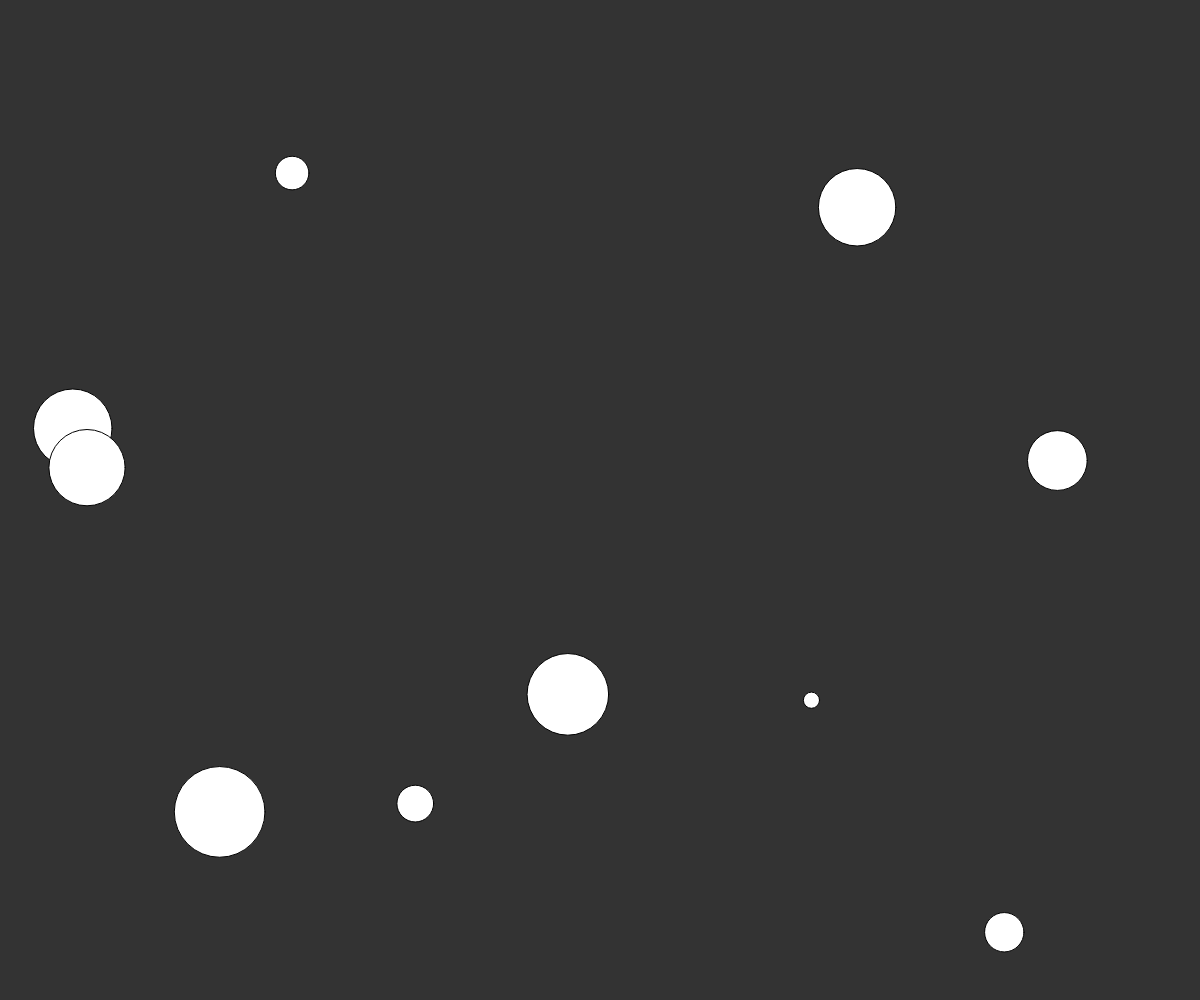
Frame 1 (no input)
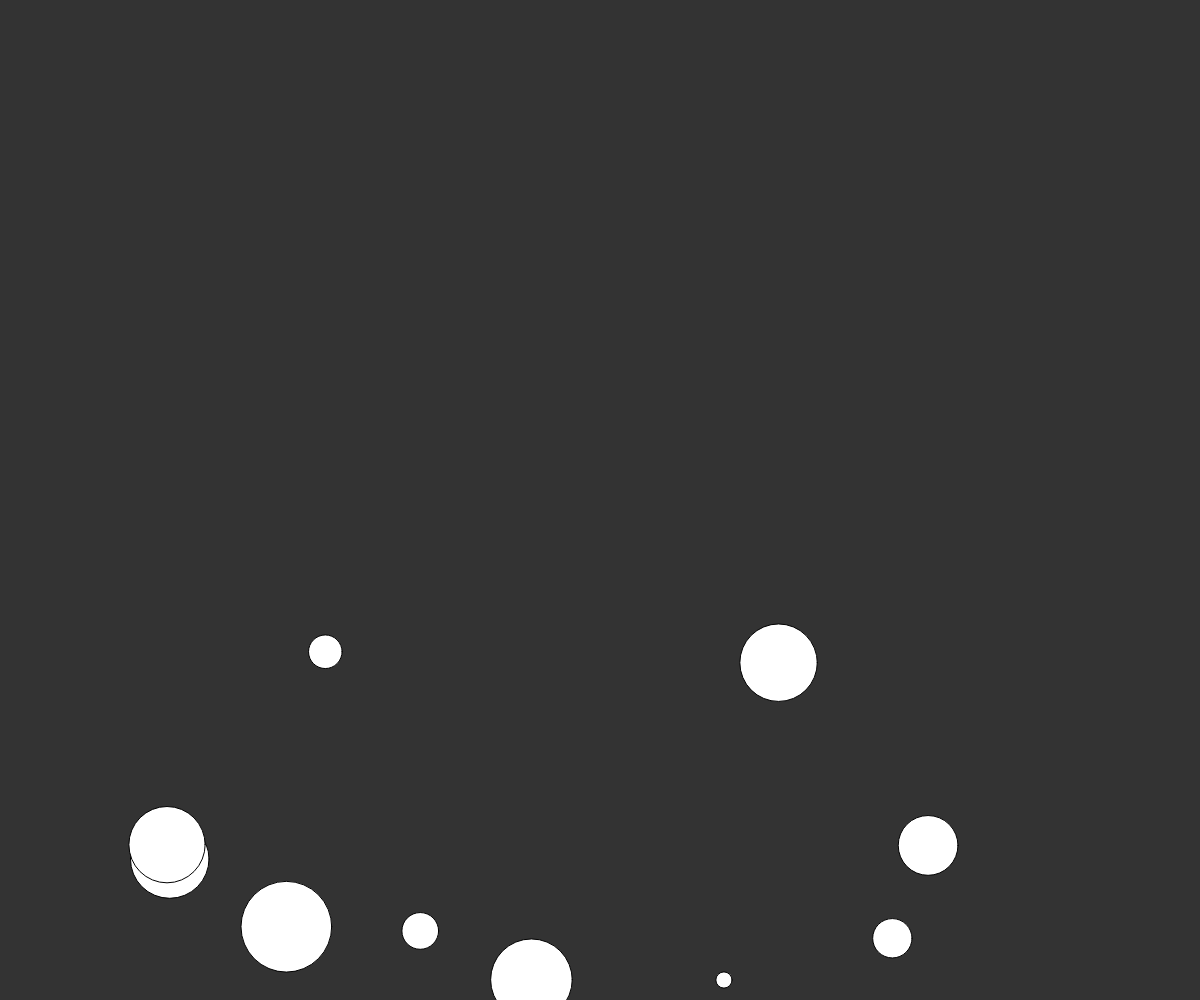
Frame 60 (no input)
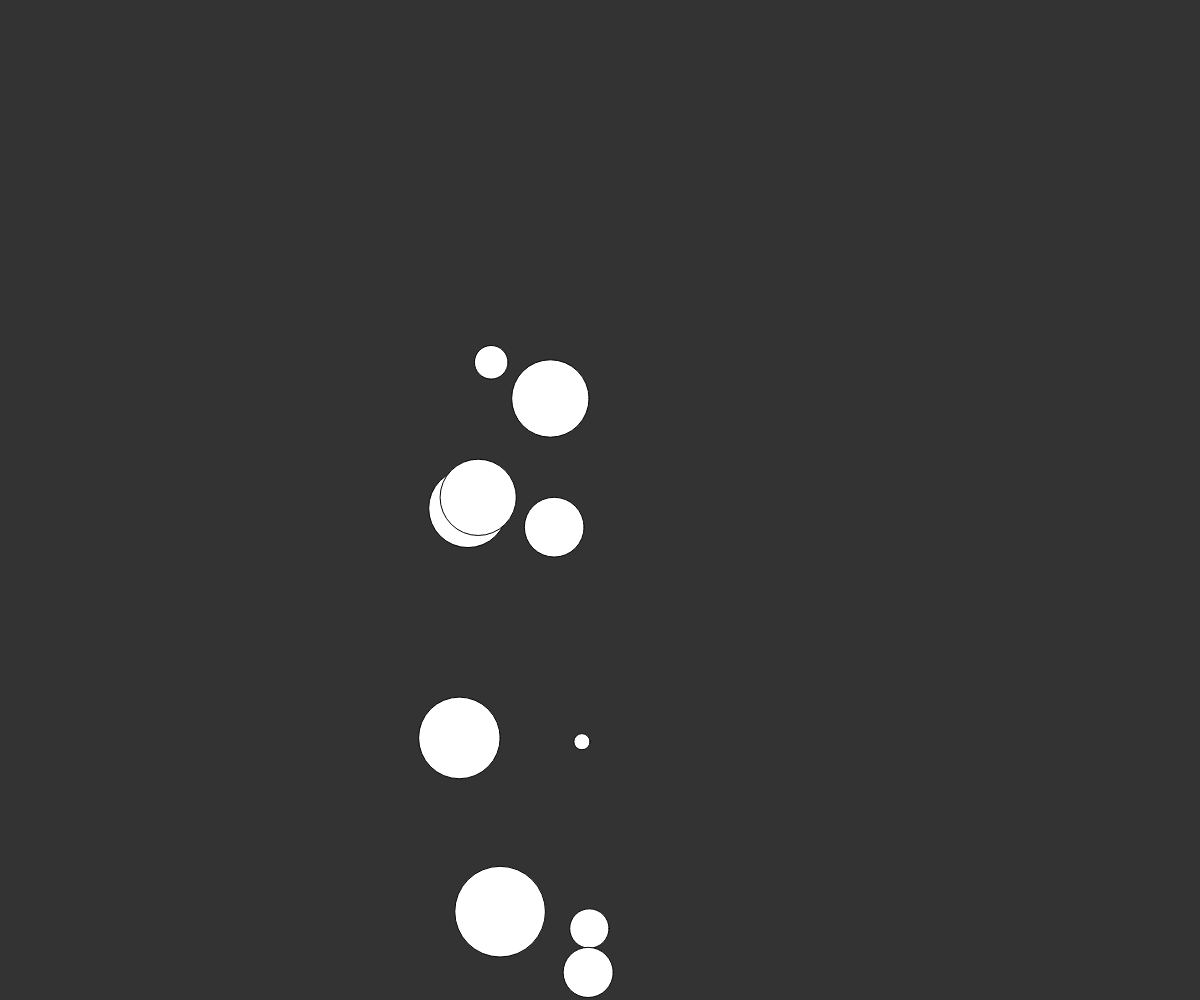
Frame 120 (the mouse pressed at the canvas centre since frame 60)

The p5.js sketch that drew these frames (run headless with seeded random() and noise() and a simulated clock; from frame 60 on, the mouse is pressed at the canvas centre):

// p5.js sketch
// ── sketch.js
const particles = [];
let particleAmount = 10;
let vehicle;

function setup () {
	createCanvas(window.innerWidth, window.innerHeight);
	let i = 0;
	for (i; i < particleAmount; i++) {
		particles[i] = new Particle({
			x: random(width),
			y: random(height),
			mass: random(1, 10),
		})
	}

	//vehicle = new Vehicle({
	//	x: random(width),
	//	y: random(height),
	//	mass: 3,
	//	maxSpeed: 5,
	//	maxForce: 0.2,
	//})
}

function mousePressed (event) {
	particles.push(new Particle({x: mouseX, mass: random(1, 10), y: mouseY}))
	particleAmount = particles.length;
}

function keyPressed (event) {
	console.log(event);

	if (event.key === 'Enter') {
		particles.splice(0, 1);
		particleAmount = particles.length;
	}
}

function draw () {
	background(51);

	//const mouse = createVector(mouseX, mouseY);
	//vehicle.seek(mouse);
	//vehicle.update();
	//vehicle.display();

	let i = 0;
	const wind = createVector(0.1, 0);

	for (i; i < particleAmount; i++) {
		const gravity = createVector(0, 0.2 * particles[i].mass);
		particles[i].applyForce(gravity);

		if (mouseIsPressed) {
			particles[i].applyForce(wind);
		}

		let j = 0;
		for (j; j < particleAmount; j++) {
			if (i !== j) {
				const attractionForce = particles[j].calculateAttraction(particles[i]);
				particles[i].applyForce(attractionForce);
			}
		}


		particles[i].update();
		particles[i].edges();
		particles[i].display();
	}
}

// ── particle.js
function Particle({x, y, mass}) {
	this.pos = createVector(x, y);
	this.vel = createVector(0, 0);
	this.acc = createVector(0, 0);
	this.mass = mass;

	this.applyForce = (force) => {
		let f = p5.Vector.div(force, this.mass);
		this.acc.add(f);
	};

	this.update = () => {
		this.vel.add(this.acc);
		this.pos.add(this.vel);
		this.acc.set(0, 0);
	};

	this.display = () => {
		fill(255);
		ellipse(this.pos.x, this.pos.y, this.mass*10, this.mass*10);
	};

	this.edges = () => {
		if (this.pos.y > height) {
			this.vel.y *= -1;
			this.pos.y = height;
		}
		if (this.pos.y < 0) {
			this.vel.y *= -1;
			this.pos.y = 0;
		}
		if (this.pos.x > width) {
			this.vel.x *= -1;
			this.pos.x = width;
		}
		if (this.pos.x < 0) {
			this.vel.x *= -1;
			this.pos.x = 0;
		}
	};

	this.calculateAttraction = (particle) => {
		const force = p5.Vector.sub(this.pos, particle.pos);
		let distance = force.mag();
		distance = constrain(distance, 5, 25);
		force.normalize();
		const strength = (1 * this.mass * particle.mass) / (distance * distance);
		force.mult(strength);
		return force;
	}
}


// ── vehicle.js
function Vehicle({x, y, mass, maxSpeed, maxForce}) {
	this.pos = createVector(x, y);
	this.vel = createVector(0, 0);
	this.acc = createVector(0, 0);
	this.mass = mass;
	this.maxSpeed = maxSpeed;
	this.maxForce = maxForce;

	this.applyForce = (force) => {
		let f = p5.Vector.div(force, this.mass);
		this.acc.add(f);
	};

	this.update = () => {
		this.vel.add(this.acc);
		this.vel.limit(this.topSpeed);
		this.pos.add(this.vel);
		this.acc.set(0, 0);
	};

	this.display = () => {
		fill(255);
		ellipse(this.pos.x, this.pos.y, this.mass*10, this.mass*10);
	};

	this.edges = () => {
		if (this.pos.y > height) {
			this.vel.y *= -1;
			this.pos.y = height;
		}
		if (this.pos.y < 0) {
			this.vel.y *= -1;
			this.pos.y = 0;
		}
		if (this.pos.x > width) {
			this.vel.x *= -1;
			this.pos.x = width;
		}
		if (this.pos.x < 0) {
			this.vel.x *= -1;
			this.pos.x = 0;
		}
	};

	this.seek = (target) => {
		const desired = p5.Vector.sub(target, this.pos);
		desired.setMag(this.maxSpeed);

		const steering = p5.Vector.sub(desired, this.vel);
		steering.limit(this.maxForce);

		this.applyForce(steering);
	}
}
